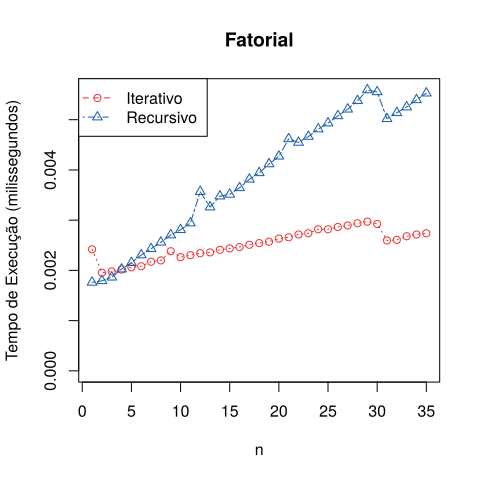

Write the R code that produced this figure.
library(svglite)

dados <- read.csv('fatorial.csv.gz')
dados <- aggregate(tempo ~ alg + n, dados, mean)
dados$tempo = dados$tempo / 1000000

svglite('fatorial.svg', width = 5, height = 5)
plot(
  range(dados$n),
  c(0, max(dados$tempo)),
  type = 'n',
  xlab = 'n',
  ylab = 'Tempo de Execução (milissegundos)',
  main = 'Fatorial'
)

algs = c('iterativo', 'recursivo')
legends = c('Iterativo', 'Recursivo')
pchs = c(21, 24)
ltys = c(2, 4)
cols = c('#ee2e2f', '#185aa9')
for (i in 1:length(algs)) {
  points(
    tempo ~ n,
    dados[dados$alg == algs[i],],
    type = 'p',
    pch = pchs[i],
    lty = ltys[i],
    col = cols[i]
  )
  points(
    tempo ~ n,
    dados[dados$alg == algs[i],],
    type = 'l',
    lty = pchs[i],
    pch = ltys[i],
    col = cols[i]
  )
}
legend(
  'topleft',
  bg = '#ffffff',
  legend = legends,
  pch = pchs,
  lty = ltys,
  col = cols
)
